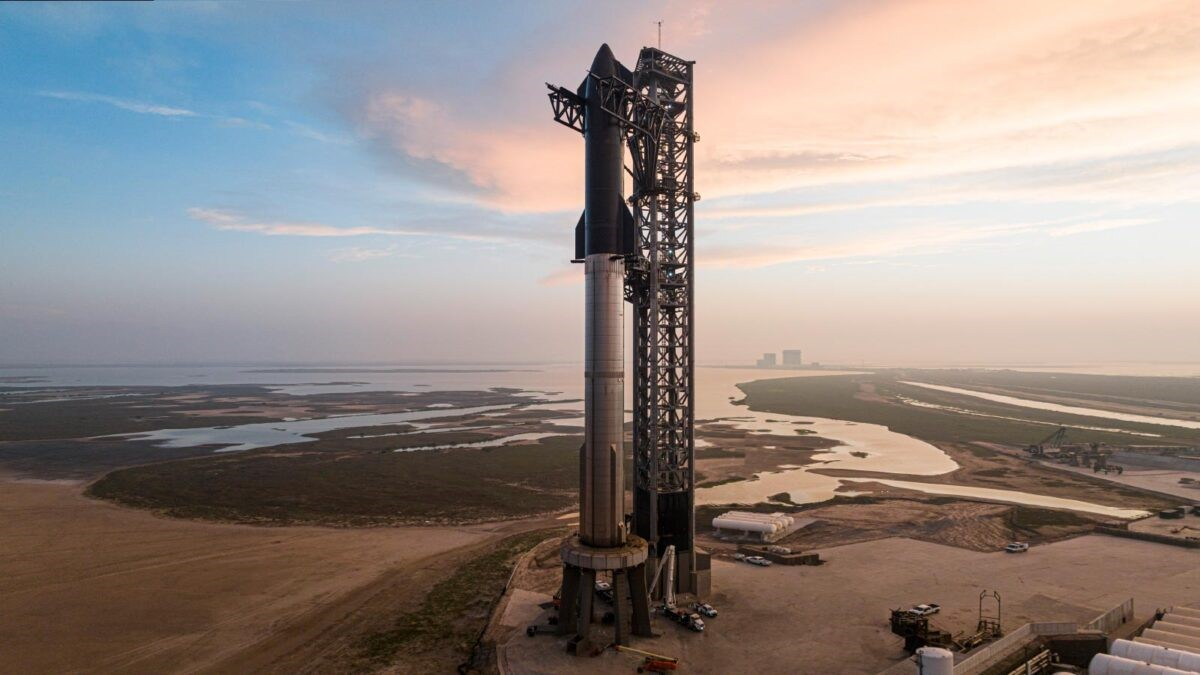
#> input picture Computer_Vision/Python/img/starship.jpg, 1200 x 675 px, found by its file name
$ python ch03-07.py
#> lines starting #> are read from the running program, lines starting #| are printed output that depends on the picture; after the words box and inside, x2 and y2 are one past the last pixel; in counts of white or black regions, pixels touching at a corner belong together
import cv2 as cv
import numpy as np

img = cv.imread("/home/kimhoyun/CS_Study/Computer_Vision/Python/img/starship.jpg")
#> img is the input picture: shape (675, 1200, 3); mean B, G, R 132.3, 136.7, 146.4
img = cv.resize(img, dsize=(0,0), fx = 0.4, fy = 0.4)
#> img: shape (270, 480, 3)
gray = cv.cvtColor(img, cv.COLOR_BGR2GRAY)
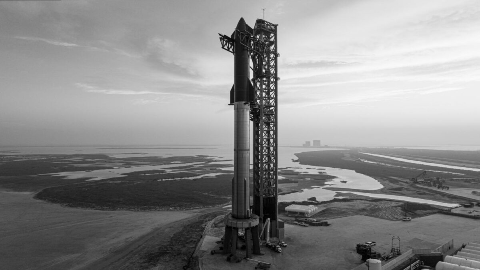
#> gray: shape (270, 480); min 0, max 250, mean 139.1
cv.putText(gray, "Original", (10, 20), cv.FONT_HERSHEY_SIMPLEX, 0.7, (255,255,255), 2)
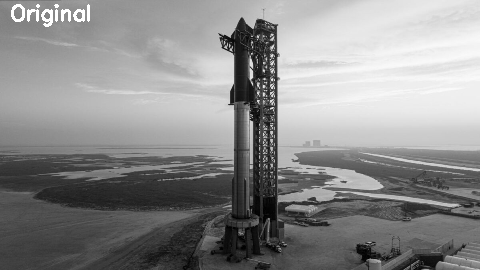
#> gray: shape (270, 480); 0.5% of pixels changed, all inside (x1, y1, x2, y2) = (11, 4, 90, 27)
cv.imshow("Original", gray)

smooth = np.hstack((cv.GaussianBlur(gray, (5,5), 0),
                    cv.GaussianBlur(gray, (9,9), 0),
                    cv.GaussianBlur(gray, (15,15), 0.0))) # gaussian blurring을 적용
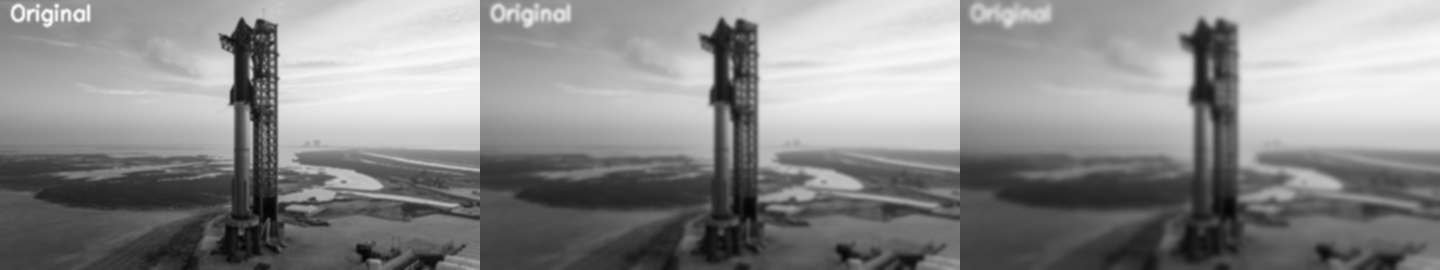
#> smooth: shape (270, 1440); min 4, max 253, mean 139.7
cv.imshow("Gaussian", smooth)

femboss = np.array([[-1.0, 0.0, 0.0],
                    [0.0, 1.0, 0.0],
                    [0.0, 0.0, 0.0]])

gray16 = np.int16(gray)
emboss = np.uint8(np.clip(cv.filter2D(gray16, -1, femboss)+128, 0, 255))
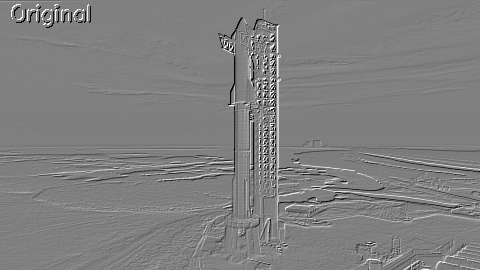
#> emboss: shape (270, 480); min 0, max 255, mean 127.7
emboss_bd = np.uint8(cv.filter2D(gray16, -1, femboss)+128)
emboss_worse = cv.filter2D(gray, -1, femboss)
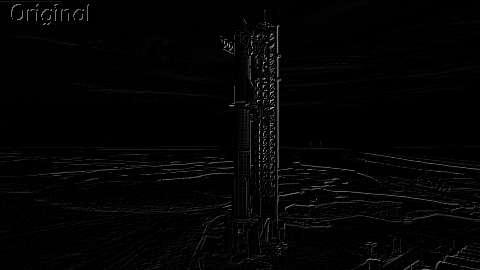
#> emboss_worse: shape (270, 480); min 0, max 180, mean 3.9

cv.imshow('Emboss', emboss)
cv.imshow("Emboss_bd", emboss_bd)
cv.imshow("Emboss_worse", emboss_worse)

cv.waitKey(0)
cv.destroyAllWindows()
